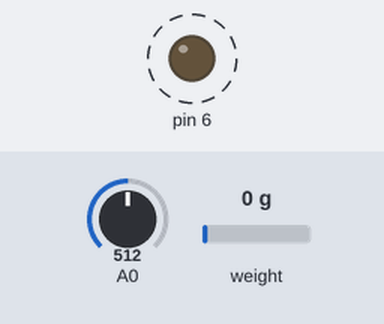
The sketch below on a simulated Arduino Uno, built with avr-gcc and run on an emulated ATmega328P. On the bench: output pins drawn as LEDs (lit = HIGH). Dashed ring = blinking. Inputs (shaded band) come from the test bench; at power-on: A0 = 512, weight on the scale 0 g. What the sketch prints to the serial monitor is not drawn.

Above: at 1.2 s.
1.3 s: A0 set to 11
4.3 s: A0 set to 8
Timing chart, 0 to 13.3 s (numbered marks = the images above; inputs shaded):
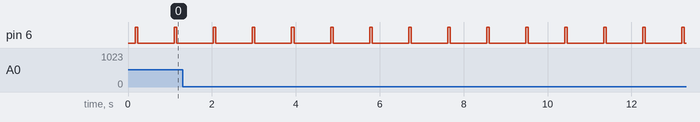

The sketch:

AnalogReadSerial.ino
```cpp
#include "hx711.h"

Hx711 scale(A5, A4);


// Hx711.DOUT - pin #A2
// Hx711.SCK - pin #A1

void setup() {

  Serial.begin(9600);

}

void loop() {
  long mas=0;
  sens(97.7, 10);
  mas += scale.getGram();
  sens(9860, 6);
  mas += scale.getGram();
  sens(97800, 8);
  mas += scale.getGram();
  sens(9460000, 12);
  mas += scale.getGram();
  sens(974, 4);
  mas += scale.getGram();
  sens(972000, 2);
  Serial.print((mas/5.0)/1.59, 1);//1,59 magic k for grad sensor value to gramm
  Serial.println(";-");
}

void sens(float resist, int port){
  pinMode(port, OUTPUT);
  digitalWrite(port, HIGH);

  delay(10);

  float sum = 0;
  int tim = 5;

  for (byte i = 0; i < tim; i++)
  {
    delay(10);
    sum += analogRead(A0);
  }


  float sensorValue = sum / float(tim);
  float R = resist / ((5.0 / ((5.0 / 1023.0) * sensorValue)) - 1);

  Serial.print(R);

  if (sensorValue>512){
    sensorValue = sensorValue -(2*(sensorValue-512));
  }
  Serial.print(";");
  Serial.println(sensorValue);

  digitalWrite(port, LOW);
  pinMode(port, INPUT);
  delay(10);
}
```

Measured:
- by itself, pin 6: alternates HIGH for 0.06 s and LOW for 0.87 s
